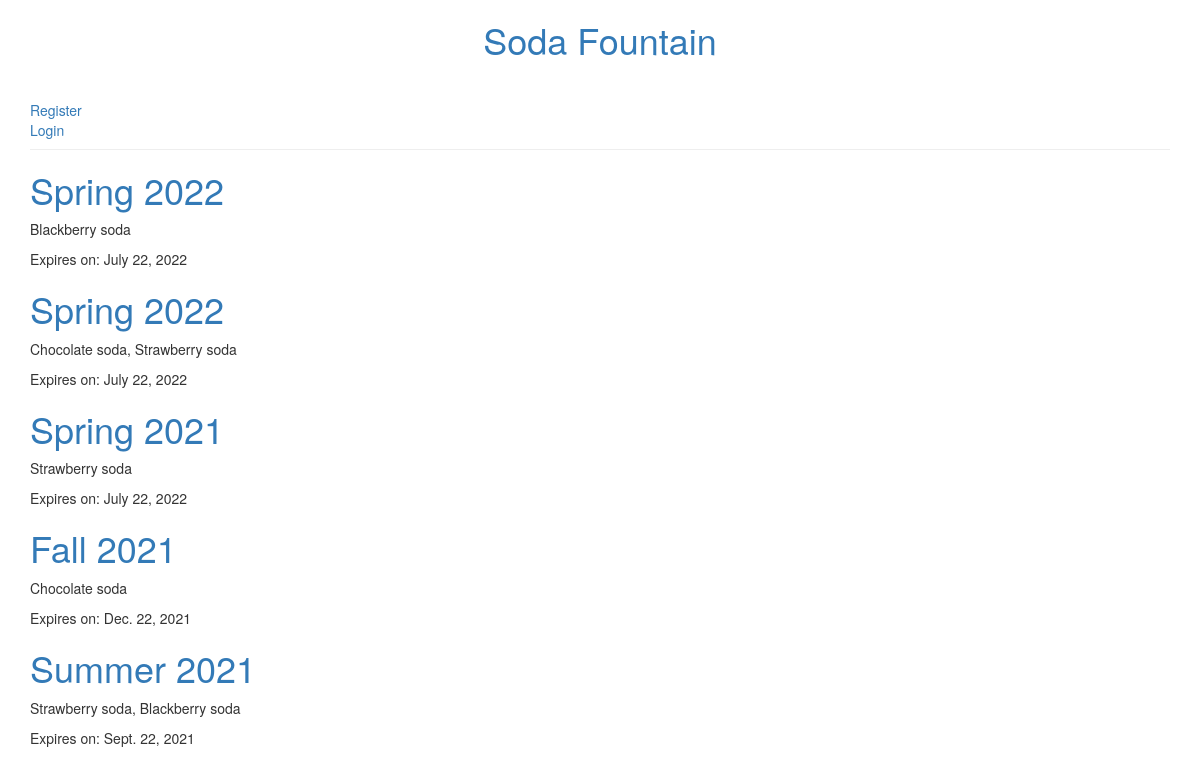
/, run on an earlier commit of the app's database.
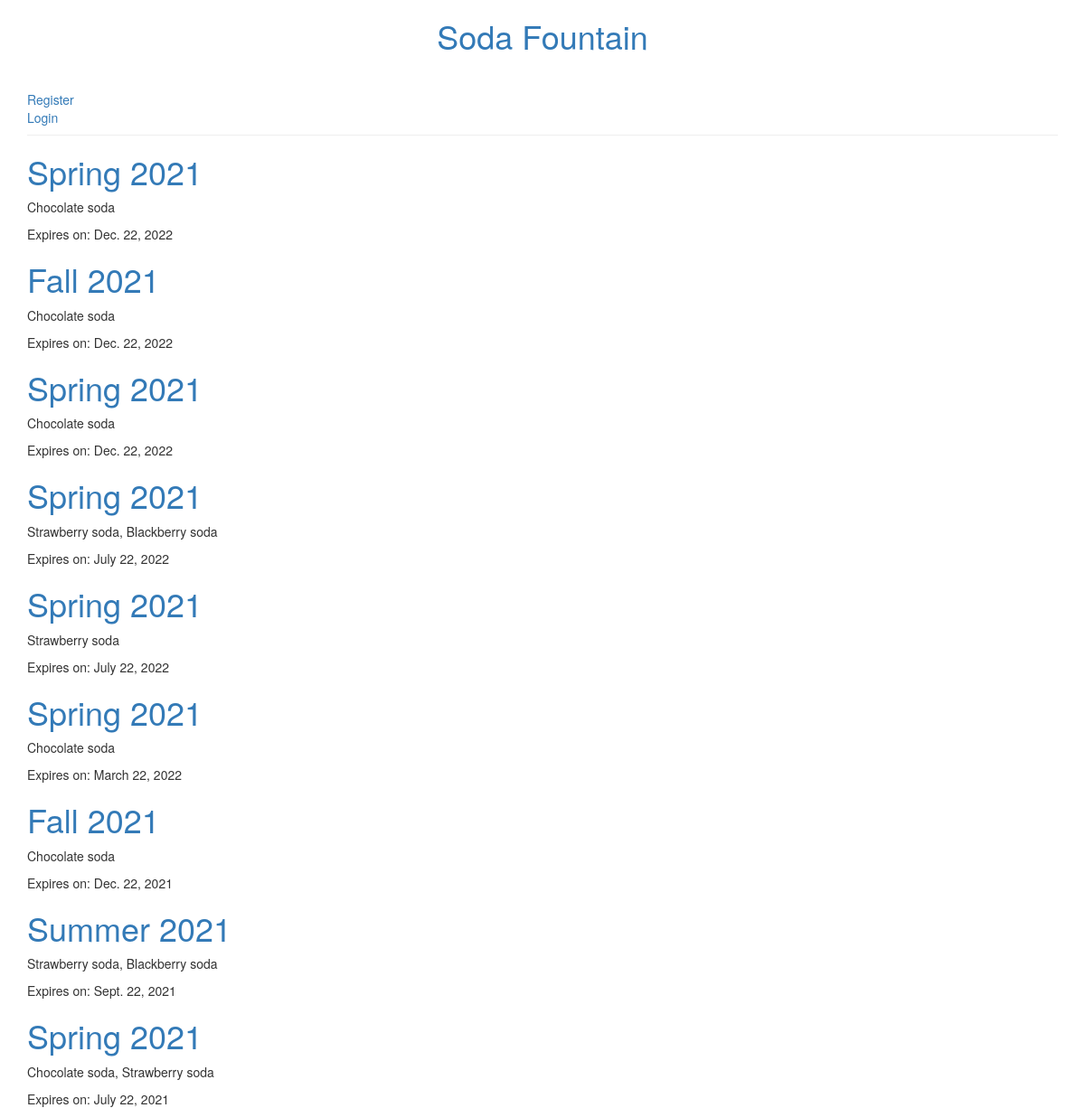
And on a later commit of the database.
### menu/models.py (models this page shows, shortened)
class Menu(models.Model):
    season = models.CharField(max_length=20)
    items = models.ManyToManyField('Item', related_name='items')
    creator = models.ForeignKey(User, on_delete=models.DO_NOTHING)
    created_date = models.DateField(
            default=timezone.now)
    expiration_date = models.DateField()

class Item(models.Model):
    name = models.CharField(max_length=200)
    description = models.TextField()
    chef = models.ForeignKey('auth.User', on_delete=models.CASCADE)
    created_date = models.DateField(
            default=timezone.now)
    standard = models.BooleanField(default=False)
    ingredients = models.ManyToManyField('Ingredient')
    def __str__(self):
        return self.name

### mysite/views.py (the view)
# urls.py: path('', views.index, name='index'),
def index(request):
    menus = models.Menu.objects.filter(
        expiration_date__gte=timezone.now()
    ).prefetch_related(
        'items'
    ).order_by('-expiration_date')
    return render(request,
                  'index.html',
                  {'menus': menus})

### templates/index.html (shortened to what this page needs)
{% extends 'layout.html' %}
{% block content %}
  <div class="post">
      {% for menu in menus %}
          <h1>
              <a href="{% url 'menu:menu_detail' pk=menu.pk %}">{{ menu.season }}</a>
          </h1>
          <p>{{ menu.items.all|join:", "}}</p>
          {% if menu.expiration_date %}
              <div class="date">
                  Expires on: {{ menu.expiration_date }}
              </div>
          {% endif %}
      {% endfor %}
  </div>
{% endblock %}

### templates/layout.html (shortened to what this page needs)
{% load static %}
<!doctype html>
<html>
    <head>
        <link rel="stylesheet" href="//maxcdn.bootstrapcdn.com/bootstrap/3.2.0/css/bootstrap.min.css">
        <link rel="stylesheet" href="//maxcdn.bootstrapcdn.com/bootstrap/3.2.0/css/bootstrap-theme.min.css">
    </head>
    <nav class="container">
      <h1 class="text-center"><a href="{% url 'index' %}">Soda Fountain</a></h1>
      <ul class="nav page-header">
        {% if not user.is_authenticated %}
          <a href="{% url 'menu:register' %}"><li></li>Register</a>
          <a href="{% url 'menu:login' %}"><li></li>Login</a>
        {% else %}
          <a href="{% url 'menu:logout' %}"><li role="presentation"></li>Log Out</a>
          <a href="{% url 'menu:create_menu' %}"><li role="presentation" class="glyphicon glyphicon-plus"></li> Add New Menu</a>
        {% endif %}
      </ul>
    </nav>
    <body>
        <div class="content container">
            <div class="row">
                <div class="col-md-8">
                  {% block content %}{% endblock %}
                </div>
            </div>
        </div>
    </body>
</html>

What changed in the data, as far as the page shows it:
added Menu: season "Spring 2021", items.all "Chocolate soda", expiration_date "Dec. 22, 2022"
added Menu: season "Fall 2021", items.all "Chocolate soda", expiration_date "Dec. 22, 2022"
added Menu: season "Spring 2021", items.all "Chocolate soda", expiration_date "Dec. 22, 2022"
changed Menu (number 4 of 9 on the later page): season "Spring 2022" → "Spring 2021"; items.all "Blackberry soda" → "Strawberry soda, Blackberry soda"
added Menu: season "Spring 2021", items.all "Chocolate soda", expiration_date "March 22, 2022"
changed Menu "Chocolate soda, Strawberry soda": season "Spring 2022" → "Spring 2021"; expiration_date "July 22, 2022" → "July 22, 2021"; moves down the list
